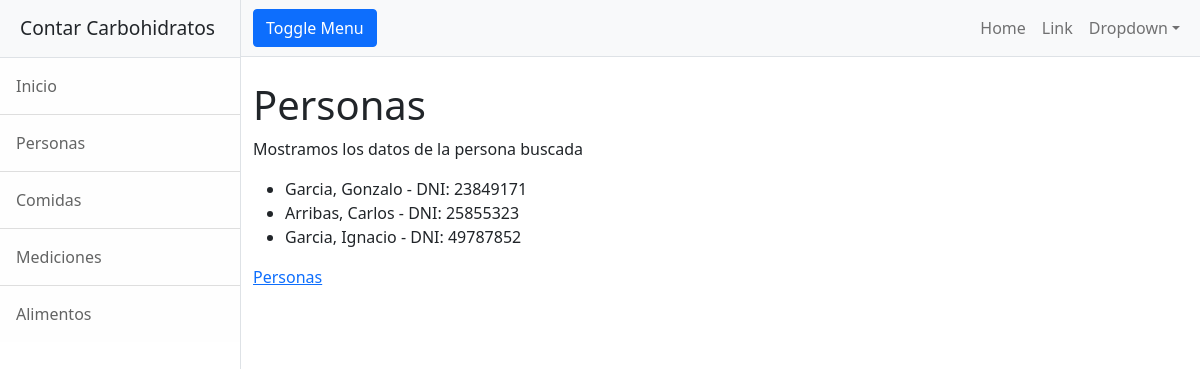
Before: /carbohidratos/personas/buscar/resultados/ with the older database file.
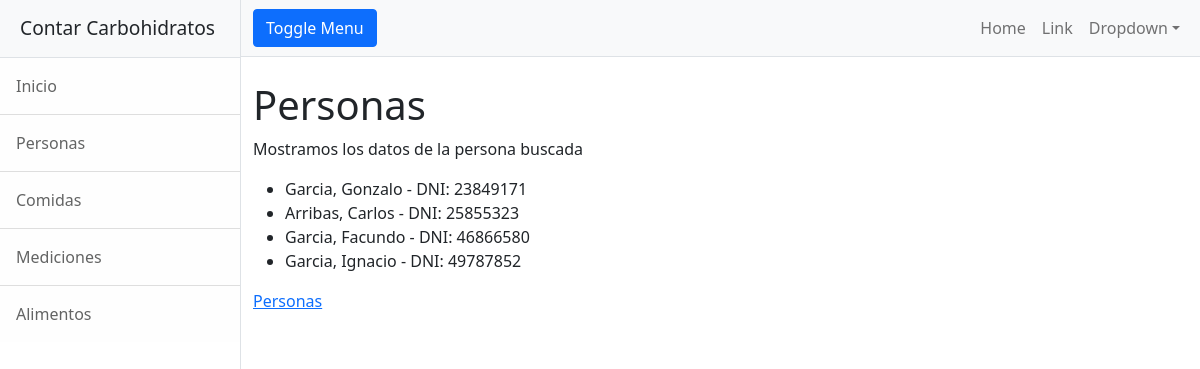
After: the same page with the newer database file.
### carbohidratos/models.py (models this page shows)
class Persona(models.Model):
    nombre = models.CharField(max_length=20)
    apellido = models.CharField(max_length=20)
    dni = models.IntegerField(primary_key=True,unique=True)
    nacimiento = models.DateField()

### carbohidratos/views.py (the view)
# urls.py: path("personas/buscar/resultados/", personas_listar, name="carbohidratos-personas-buscar-resultados"),
def personas_listar(request):
    lista_personas = Persona.objects.all()
    contexto = {"personas_resultado":lista_personas}
    return render(request,"carbohidratos/personas_buscar_resultados.html", contexto)

### carbohidratos/templates/carbohidratos/personas_buscar_resultados.html
{% extends "carbohidratos/base.html" %}
{% block contenido %}
<h1 class="mt-4">Personas</h1>
<p> Mostramos los datos de la persona buscada </p>
    <ul>
        {% for persona in personas_resultado %}
            <li>{{persona.apellido}}, {{persona.nombre}} - DNI: {{persona.dni}}</li>
        {% endfor %}
    </ul>
<a href="{% url 'carbohidratos-personas' %}"> Personas </a>
{% endblock %}

Changed rows visible on the page:
added Persona: apellido "Garcia", nombre "Facundo", dni "46866580"
